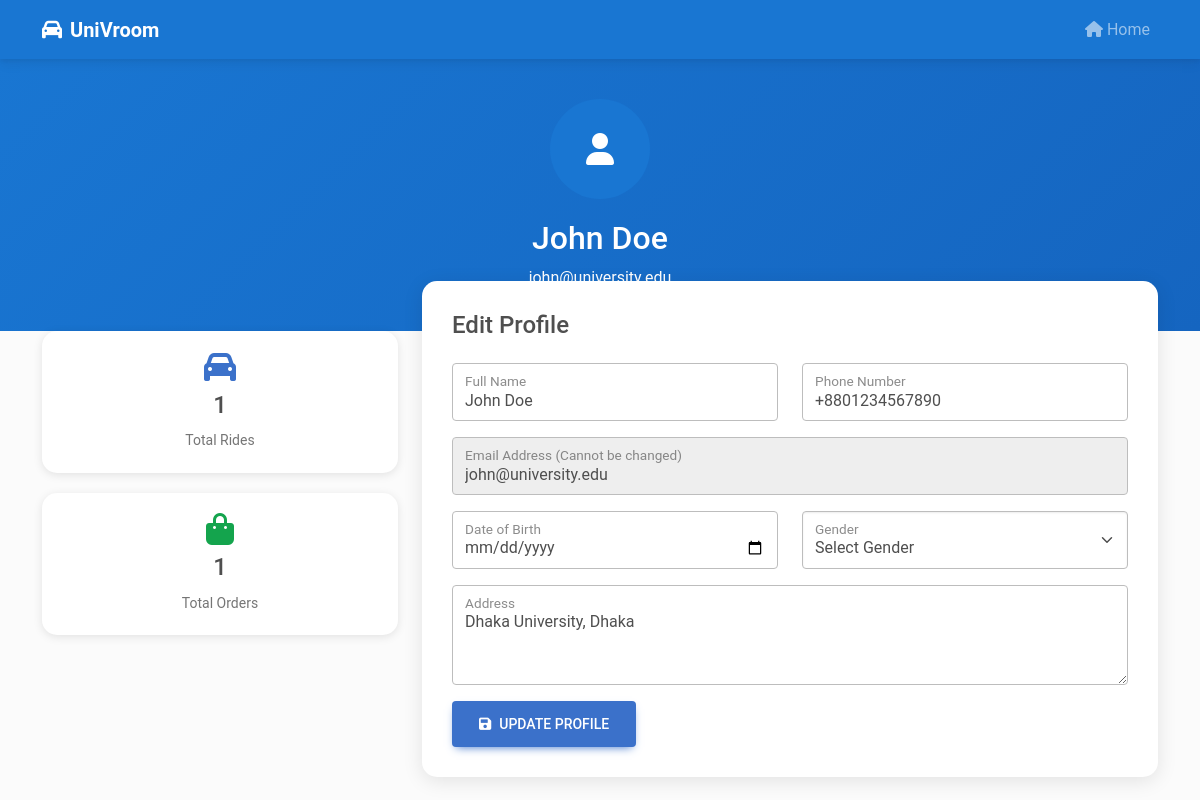
The app's page /profile.php (signed in) with its own data.
### tables this page shows
CREATE TABLE users (
    id INT AUTO_INCREMENT PRIMARY KEY,
    name VARCHAR(100) NOT NULL,
    email VARCHAR(100) UNIQUE NOT NULL,
    password_hash VARCHAR(255) NOT NULL,
    role ENUM('user', 'rider') DEFAULT 'user',
    verified BOOLEAN DEFAULT FALSE,
    verification_token VARCHAR(255),
    reset_token VARCHAR(255),
    reset_expires DATETIME,
    profile_image VARCHAR(255),
    date_of_birth DATE,
    gender ENUM('male', 'female', 'other'),
    phone VARCHAR(20),
    address TEXT,
    created_at TIMESTAMP DEFAULT CURRENT_TIMESTAMP,
    updated_at TIMESTAMP DEFAULT CURRENT_TIMESTAMP ON UPDATE CURRENT_TIMESTAMP
);

### profile.php (the view, shortened to what this page needs)
<?php
$db = getDB();
$user_id = $_SESSION['user_id'];
$stmt = $db->prepare("SELECT * FROM users WHERE id = ?");
$stmt->execute([$user_id]);
$user = $stmt->fetch(PDO::FETCH_ASSOC);
$stmt = $db->prepare("SELECT COUNT(*) as total_rides FROM rides WHERE user_id = ?");
$stmt->execute([$user_id]);
$ride_stats = $stmt->fetch(PDO::FETCH_ASSOC);
$stmt = $db->prepare("SELECT COUNT(*) as total_orders FROM orders WHERE user_id = ?");
$stmt->execute([$user_id]);
$order_stats = $stmt->fetch(PDO::FETCH_ASSOC);
?>
<!DOCTYPE html>
<html lang="en">
<head>
    <link href="https://cdnjs.cloudflare.com/ajax/libs/mdb-ui-kit/6.4.2/mdb.min.css" rel="stylesheet">
    <link href="https://cdnjs.cloudflare.com/ajax/libs/font-awesome/6.0.0/css/all.min.css" rel="stylesheet">
</head>
<body class="bg-light">
    <nav class="navbar navbar-expand-lg navbar-dark" style="background-color: var(--primary-color);">
        <div class="container">
            <a class="navbar-brand fw-bold" href="index.php">
                <i class="fas fa-car me-2"></i><?php echo SITE_NAME; ?>
            </a>
            <div class="navbar-nav ms-auto">
                <a class="nav-link" href="index.php">
                    <i class="fas fa-home me-1"></i>Home
                </a>
            </div>
        </div>
    </nav>
    <div class="profile-header">
        <div class="container text-center">
            <div class="profile-avatar">
                <i class="fas fa-user"></i>
            </div>
            <h2><?php echo htmlspecialchars($user['name']); ?></h2>
            <p class="mb-0"><?php echo htmlspecialchars($user['email']); ?></p>
        </div>
    </div>
    <div class="container">
        <div class="row">
            <div class="col-lg-4">
                <div class="row">
                    <div class="col-md-6 col-lg-12">
                        <div class="stats-card">
                            <i class="fas fa-car fa-2x text-primary mb-2"></i>
                            <h4><?php echo $ride_stats['total_rides']; ?></h4>
                            <small class="text-muted">Total Rides</small>
                        </div>
                    </div>
                    <div class="col-md-6 col-lg-12">
                        <div class="stats-card">
                            <i class="fas fa-shopping-bag fa-2x text-success mb-2"></i>
                            <h4><?php echo $order_stats['total_orders']; ?></h4>
                            <small class="text-muted">Total Orders</small>
                        </div>
                    </div>
                </div>
            </div>
            <div class="col-lg-8">
                <div class="profile-card">
                    <h4 class="mb-4">Edit Profile</h4>
                    <form method="POST" action="">
                        <div class="row">
                            <div class="col-md-6">
                                <div class="form-floating mb-3">
                                    <input type="text" class="form-control" id="name" name="name" value="<?php echo htmlspecialchars($user['name']); ?>" required>
                                    <label for="name">Full Name</label>
                                </div>
                            </div>
                            <div class="col-md-6">
                                <div class="form-floating mb-3">
                                    <input type="tel" class="form-control" id="phone" name="phone" value="<?php echo htmlspecialchars($user['phone']); ?>" required>
                                    <label for="phone">Phone Number</label>
                                </div>
                            </div>
                        </div>
                        <div class="form-floating mb-3">
                            <input type="email" class="form-control" value="<?php echo htmlspecialchars($user['email']); ?>" disabled>
                            <label>Email Address (Cannot be changed)</label>
                        </div>
                        <div class="row">
                            <div class="col-md-6">
                                <div class="form-floating mb-3">
                                    <input type="date" class="form-control" id="date_of_birth" name="date_of_birth" value="<?php echo $user['date_of_birth']; ?>">
                                    <label for="date_of_birth">Date of Birth</label>
                                </div>
                            </div>
                            <div class="col-md-6">
                                <div class="form-floating mb-3">
                                    <select class="form-select" id="gender" name="gender">
                                        <option value="">Select Gender</option>
                                    </select>
                                    <label for="gender">Gender</label>
                                </div>
                            </div>
                        </div>
                        <div class="form-floating mb-3">
                            <textarea class="form-control" id="address" name="address" style="height: 100px"><?php echo htmlspecialchars($user['address']); ?></textarea>
                            <label for="address">Address</label>
                        </div>
                        <button type="submit" class="btn btn-primary btn-lg">
                            <i class="fas fa-save me-2"></i>Update Profile
                        </button>
                    </form>
                </div>
            </div>
        </div>
    </div>
</body>
</html>

### profile.php (style rules this page uses)
:root { --primary-color: #1976d2; }
.profile-header { background: linear-gradient(135deg, var(--primary-color), #1565c0); color: white; padding: 40px 0; }
.profile-card { background: white; border-radius: 15px; padding: 30px; box-shadow: 0 4px 20px rgba(0,0,0,0.1); margin-top: -50px; position: relative; z-index: 10; }
.stats-card { background: white; border-radius: 15px; padding: 20px; box-shadow: 0 2px 10px rgba(0,0,0,0.1); text-align: center; margin-bottom: 20px; }
.profile-avatar { width: 100px; height: 100px; border-radius: 50%; background: var(--primary-color); display: flex; align-items: center; justify-content: center; color: white; font-size: 2rem; margin: 0 auto 20px; }

### records on screen
users: name "John Doe", email "john@university.edu", phone "+8801234567890", address "Dhaka University, Dhaka"

### other values on screen
SITE_NAME "UniVroom"
$ride_stats['total_rides'] "1"
$order_stats['total_orders'] "1"
